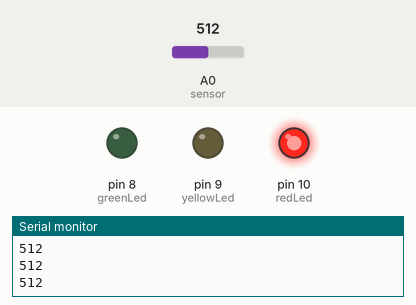
Bench run of a sketch on a simulated Arduino Uno, built with avr-gcc and run on an emulated ATmega328P. On the bench: output pins drawn as LEDs (lit = HIGH), the last lines printed to the serial monitor. The inputs (shaded band) are chosen by the test bench; at power-on: A0 (sensor) = 512.

Above: at 1.2 s.
1.3 s: A0 (sensor) set to 588
2.8 s: A0 (sensor) set to 616
At 3.2 s:
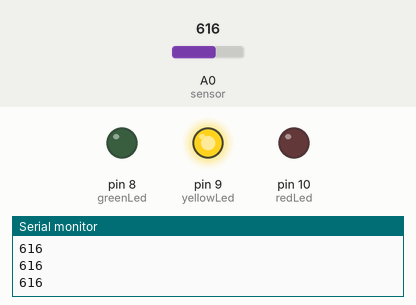
4.3 s: A0 (sensor) set to 786
5.8 s: A0 (sensor) set to 810
At 6.2 s:
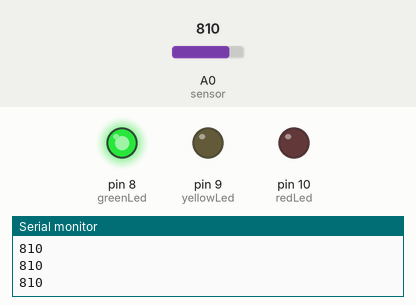
7.3 s: A0 (sensor) set to 790
At 7.7 s:
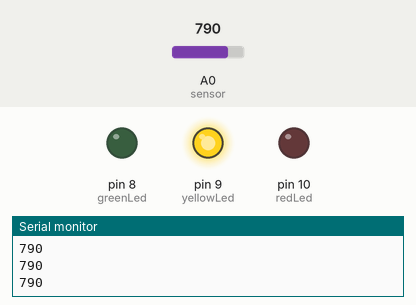
8.8 s: A0 (sensor) set to 900
At 9.7 s:
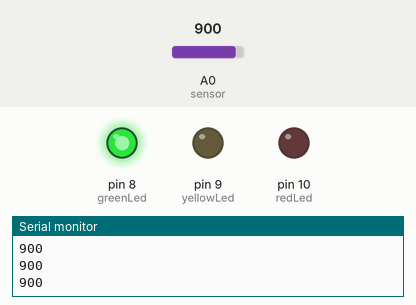
Timing chart, 0 to 11.3 s (numbered marks = the images above; inputs shaded):
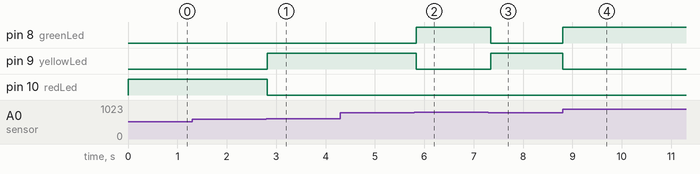

Measured:
- the behaviour switches between 599 and 600 on A0 (sensor) (found by bisection; images 0 and 1)
- the behaviour switches between 800 and 801 on A0 (sensor) (found by bisection; images 1 and 2)
- after the input at 2.8 s, pin 9 (yellowLed): LOW → HIGH at once; pin 10 (redLed): HIGH → LOW at once
- after the input at 5.8 s, pin 8 (greenLed): LOW → HIGH at once; pin 9 (yellowLed): HIGH → LOW at once
- after the input at 7.3 s, pin 8 (greenLed): HIGH → LOW at once; pin 9 (yellowLed): LOW → HIGH at once
- after the input at 8.8 s, pin 8 (greenLed): LOW → HIGH at once; pin 9 (yellowLed): HIGH → LOW at once

The sketch:

sketch_light_sensor.ino
```cpp
int sensor = 0;
int valorSensor = 0;

const int greenLed = 8;
const int yellowLed = 9;
const int redLed = 10;

void apagaLeds() {
  digitalWrite(greenLed, LOW);
  digitalWrite(yellowLed, LOW);
  digitalWrite(redLed, LOW);
}

void setup() {
  // put your setup code here, to run once:
  Serial.begin(9600);
  pinMode(greenLed, OUTPUT);
  pinMode(yellowLed, OUTPUT);
  pinMode(redLed, OUTPUT);
}

void loop() {
  // put your main code here, to run repeatedly:
  int valorSensor = analogRead(sensor);

  if(valorSensor < 600)
  {
    apagaLeds();
    digitalWrite(redLed, HIGH);
  }

  if(valorSensor >= 600 && valorSensor <= 800)
  {
    apagaLeds();
    digitalWrite(yellowLed, HIGH);
  }

  if(valorSensor > 800)
  {
    apagaLeds();
    digitalWrite(greenLed, HIGH);
  }

  Serial.println(valorSensor);
  delay(50);
}
```
